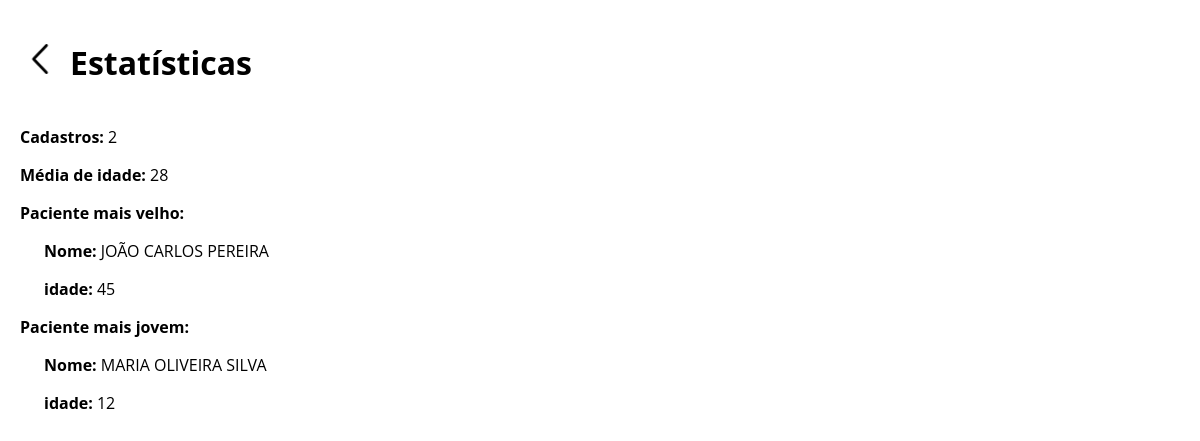
Page /patients/tbl-info/ on the earlier database version.
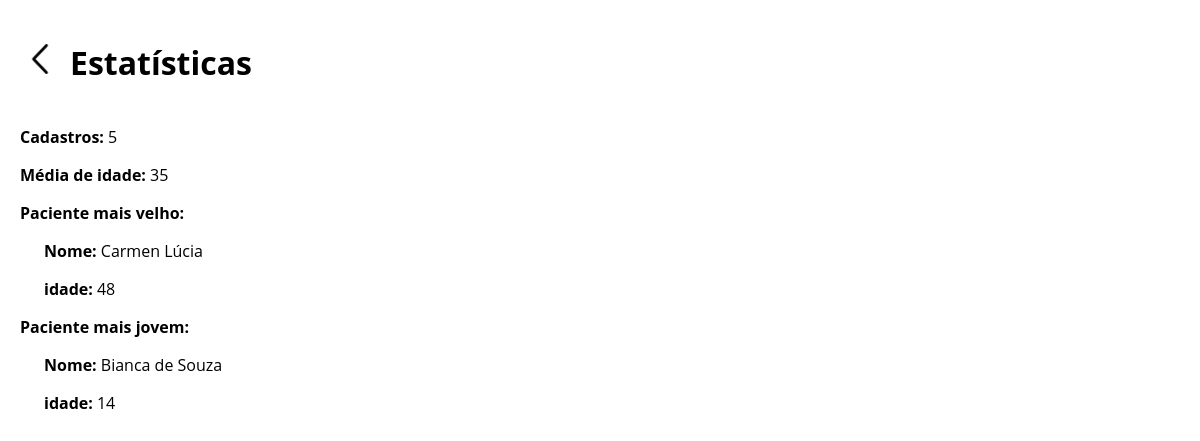
Same page on the later database version.
### patients/models.py (models this page shows, shortened)
class Patients(models.Model):
    cpf = models.CharField(primary_key=True, unique=True, max_length=11, null=False, blank=False)
    name = models.CharField(null=False, blank=False, max_length=100)
    age = models.SmallIntegerField(null=False, blank=False)
    addres = models.CharField(null=False, blank=False, max_length=200)
    phone = models.CharField(max_length=15)

### patients/views.py (the view)
# urls.py: path("tbl-info/", views.tbl_info, name='tbl_info'),
def tbl_info(request):
    info = Patients.objects.all()
    avg_age = info.aggregate(Avg('age'))['age__avg']
    older = Patients.objects.order_by('-age').first()
    younger = Patients.objects.order_by('age').first()
    qtd = info.count()
    return render(
        request,
        "patients/tbl_info.html",
        {
            "info": info,
            "qtd": qtd,
            "avg_age": int(avg_age),
            "older": older,
            "younger": younger
        })

### patients/templates/patients/tbl_info.html (shortened to what this page needs)
<!DOCTYPE html>
<html lang="pt-br">
<head>
    {% load static %}
    <link rel="stylesheet" href="{% static 'patients/style.css' %}">
</head>
<body>
    <header>
        <a href="{% url 'patients_list' %}" class="head_btn">
            <img src="{% static 'patients/icons/back_icon.png' %}" alt="Voltar">
        </a>
        <h1>Estatísticas</h1>
    </header>
    <div class="tbl-info">
        <p><strong>Cadastros:</strong> {{ qtd }} </p>
        <p><strong>Média de idade:</strong> {{ avg_age }}</p>
        <p><strong>Paciente mais velho:</strong></p>
        <div style="margin-left: 24px;">
            <p><strong>Nome:</strong> {{ older.name}} </p>
            <p><strong>idade:</strong> {{older.age}} </p>
        </div>
        <p><strong>Paciente mais jovem:</strong></p>
        <div style="margin-left: 24px;">
            <p><strong>Nome:</strong> {{ younger.name}} </p>
            <p><strong>idade:</strong> {{younger.age}} </p>
        </div>
    </div>
</body>
</html>

Differences in the rows shown:
no longer on this page (row unchanged): Patients: name "JOÃO CARLOS PEREIRA", age "45"
removed Patients: name "MARIA OLIVEIRA SILVA", age "12"
added Patients: name "Carmen Lúcia", age "48"
added Patients: name "Bianca de Souza", age "14"
Other differences:
{{ qtd }}: "2" → "5"
{{ avg_age }}: "28" → "35"
